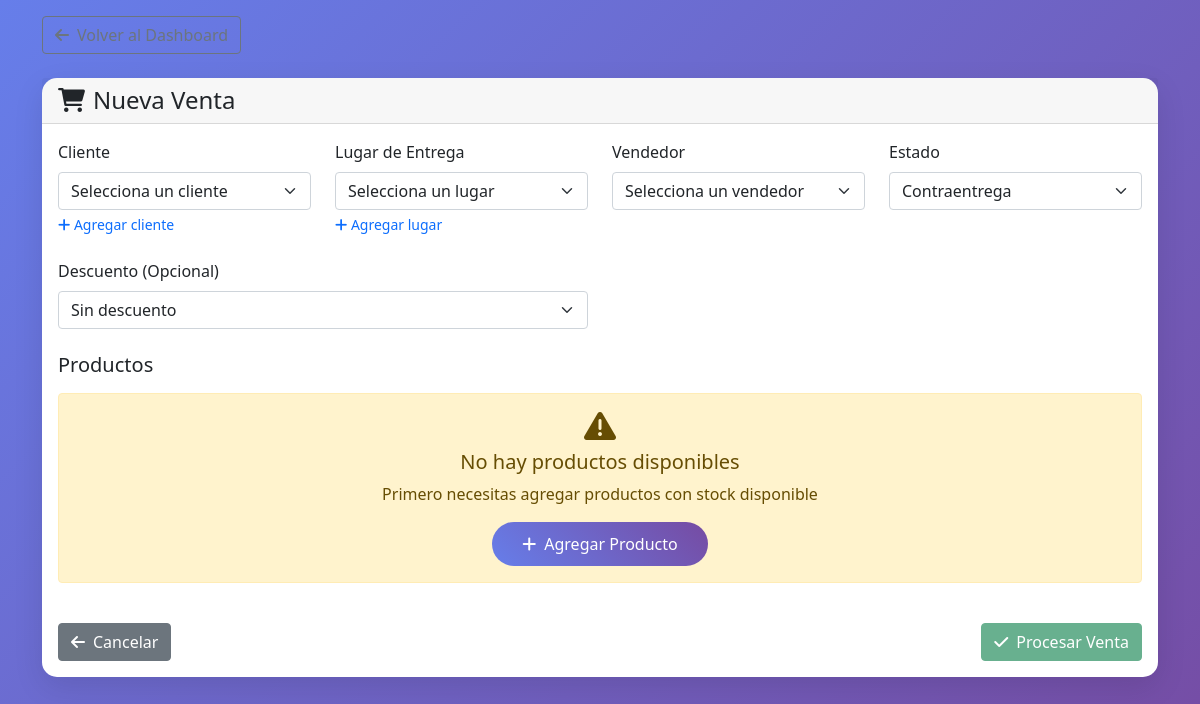
Page /ventas/nueva (signed in) on the earlier database version.
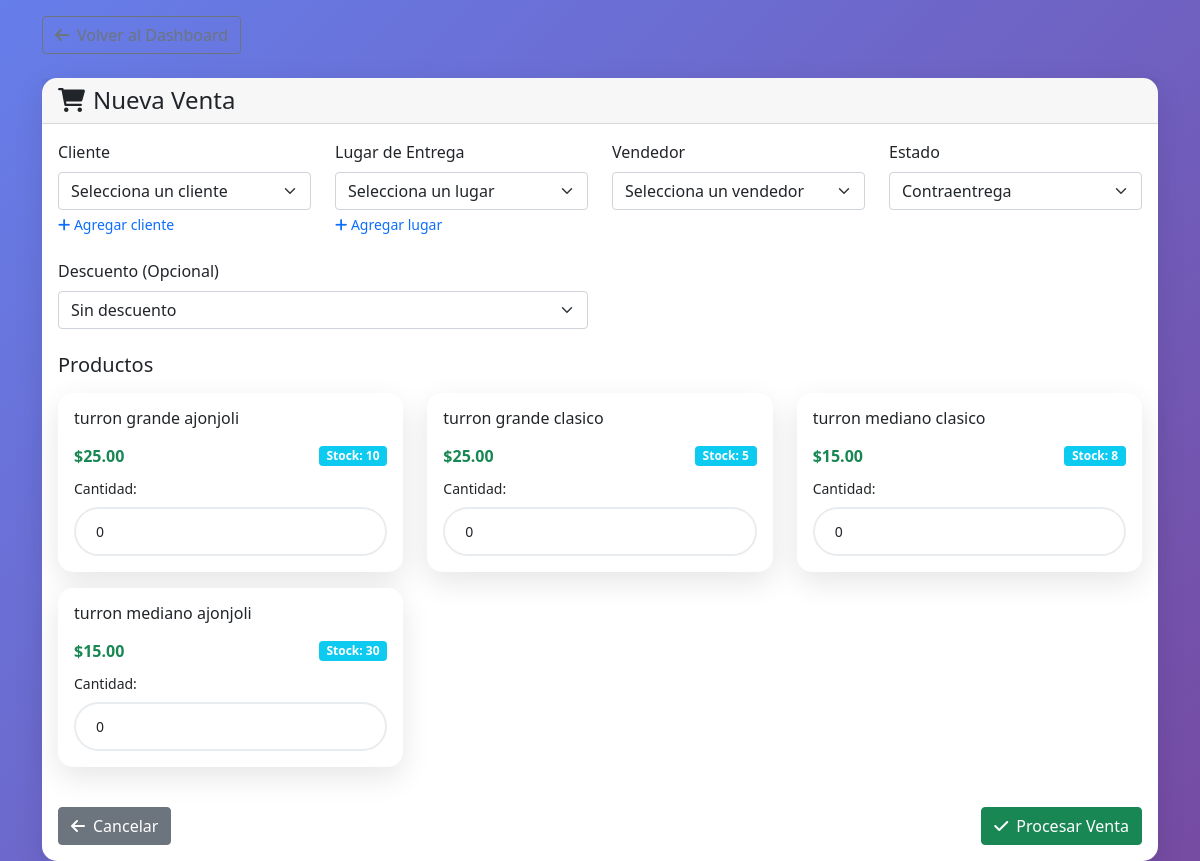
Same page on the later database version.
### app.py (models this page shows, shortened)
class Producto(db.Model):
    __tablename__ = 'producto'
    id = db.Column(db.Integer, primary_key=True)
    nombre = db.Column(db.String(100), nullable=False)
    descripcion = db.Column(db.Text)
    precio = db.Column(db.Float, nullable=False)  # Precio de venta
    precio_compra = db.Column(db.Float, nullable=False)  # Precio de compra
    categoria_id = db.Column(db.Integer, db.ForeignKey('categoria.id'), nullable=False)
    stock = db.relationship('Stock', backref='producto', uselist=False)
    ventas = db.relationship('Venta', secondary='venta_producto', back_populates='productos')

class Stock(db.Model):
    __tablename__ = 'stock'
    id = db.Column(db.Integer, primary_key=True)
    producto_id = db.Column(db.Integer, db.ForeignKey('producto.id'), nullable=False)
    cantidad_disponible = db.Column(db.Integer, default=0)
    cantidad_minima = db.Column(db.Integer, default=5)
    fecha_actualizacion = db.Column(db.DateTime, default=datetime.utcnow)

### app.py (the view, shortened to what this page needs)
@app.route('/ventas/nueva', methods=['GET', 'POST'])
@login_required
def nueva_venta():
    from datetime import date
    hoy = date.today()
    clientes = Cliente.query.all()
    lugares_entrega = LugarEntrega.query.all()
    vendedores = Usuario.query.all()
    productos = Producto.query.join(Stock).filter(Stock.cantidad_disponible > 0).all()
    descuentos = Descuento.query.filter_by(activo=True).all()
    return render_template('nueva_venta.html',
                         clientes=clientes, lugares_entrega=lugares_entrega,
                         vendedores=vendedores, productos=productos, descuentos=descuentos)

### app.py (called while the page is built)
@login_manager.user_loader
def load_user(user_id):
    return Usuario.query.get(int(user_id))

### templates/nueva_venta.html (shortened to what the changed rows need)
{% extends "base.html" %}
{% block content %}
<div class="row">
    <div class="col-12">
        <div class="card mt-4">
            <div class="card-body">
                <form method="POST">
                    <div class="row">
                        {% for producto in productos %}
                        <div class="col-md-6 col-lg-4 mb-3">
                            <div class="card">
                                <div class="card-body">
                                    <h6 class="card-title">{{ producto.nombre }}</h6>
                                    <div class="d-flex justify-content-between align-items-center">
                                        <span class="text-success fw-bold">${{ "%.2f"|format(producto.precio) }}</span>
                                        <span class="badge bg-info">Stock: {{ producto.stock.cantidad_disponible }}</span>
                                    </div>
                                    <div class="mt-2">
                                        <label for="producto_{{ producto.id }}" class="form-label small">Cantidad:</label>
                                        <input type="number" class="form-control form-control-sm"
                                               id="producto_{{ producto.id }}" name="producto_{{ producto.id }}"
                                               min="0" max="{{ producto.stock.cantidad_disponible }}" value="0">
                                    </div>
                                </div>
                            </div>
                        </div>
                        {% else %}
                        <div class="col-12">
                            <div class="alert alert-warning text-center">
                                <i class="fas fa-exclamation-triangle fa-2x mb-2"></i>
                                <h5>No hay productos disponibles</h5>
                                <p>Primero necesitas agregar productos con stock disponible</p>
                                <a href="{{ url_for('nuevo_producto') }}" class="btn btn-primary">
                                    <i class="fas fa-plus me-2"></i>Agregar Producto
                                </a>
                            </div>
                        </div>
                        {% endfor %}
                    </div>
                </form>
            </div>
        </div>
    </div>
</div>
{% endblock %}

Differences in the rows shown:
added Producto: nombre "turron grande ajonjoli", precio "25.00", stock.cantidad_disponible "10"
added Producto: nombre "turron grande clasico", precio "25.00", stock.cantidad_disponible "5"
added Producto: nombre "turron mediano clasico", precio "15.00", stock.cantidad_disponible "8"
added Producto: nombre "turron mediano ajonjoli", precio "15.00", stock.cantidad_disponible "30"
Other differences:
text no longer shown: "No hay productos disponibles Primero necesitas agregar productos con stock disponible Agregar Producto"
